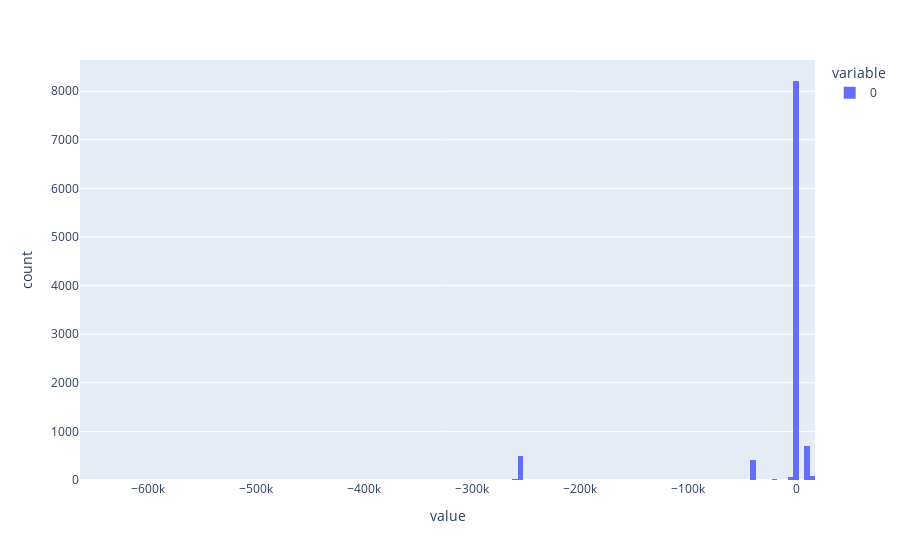

Source (notebook cell):
### Markdown cell above
#### Display Loss Distribution

### Code cell
px.histogram(creditMetricsClass.get_Loss_distribution())

### Figure 1 — Plotly figure (JSON) as saved in the notebook; plotly's stock layout.template omitted (floating-point values rounded to 4 significant figures; data arrays with more than 128 entries replaced by an {"elided": "..."} marker saying what was removed)
{"data": [{"alignmentgroup": "True", "bingroup": "x", "hovertemplate": "variable=0<br>value=%{x}<br>count=%{y}<extra></extra>", "legendgroup": "0", "marker": {"color": "#636efa", "pattern": {"shape": ""}}, "name": "0", "offsetgroup": "0", "orientation": "v", "showlegend": true, "type": "histogram", "x": {"elided": "10000 float values"}, "xaxis": "x", "yaxis": "y"}], "layout": {"barmode": "relative", "legend": {"title": {"text": "variable"}, "tracegroupgap": 0}, "margin": {"t": 60}, "xaxis": {"anchor": "y", "domain": [0, 1], "title": {"text": "value"}}, "yaxis": {"anchor": "x", "domain": [0, 1], "title": {"text": "count"}}}}
